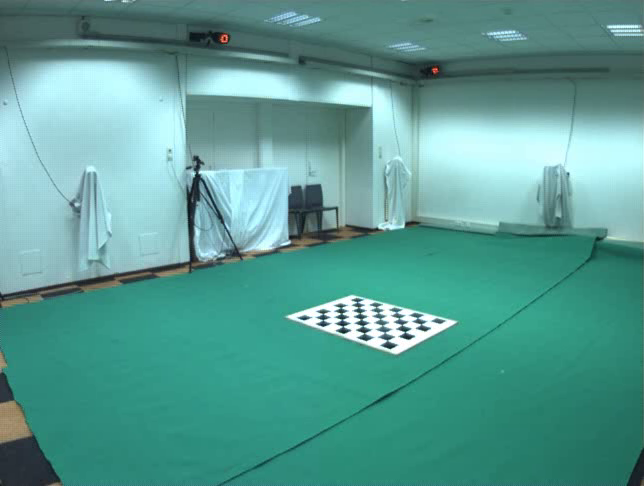
#> input picture frame 12 of data/cam1/checkerboard.avi, 644 x 486 px, given in place of background.avi, which was not available
$ python CameraConfig.py
#> lines starting #> are read from the running program, lines starting #| are printed output that depends on the picture
import cv2 as cv
import threading
import numpy as np
import random
import glm
import multiprocessing

campath = 'data/cam%d/intrinsics.xml'
boardpath = 'data/checkerboard.xml'
videopath = 'data/%s/%s.avi'
samplesize = 30

manual_position = np.zeros((4, 2), np.float32)
axis = np.float32([[3, 0, 0], [0, 3, 0], [0, 0, -3]]).reshape(-1, 3)


# axis *= self.cBSquareSize


# mouse click event
# [28 lines left out: functions click_event, draw, not called in this run]


class CameraConfig:
    _instance_lock = threading.Lock()

    mtx: dict = {}
    dist: dict = {}
    video: dict = {}
    cBWidth: int
    cBHeight: int
    cBSquareSize: int
    mask: dict = {}
    _rvecs: dict = {}
    _tvecs: dict = {}
    _cameraposition: dict = {}
    _rotation: dict = {}

    def __new__(cls, *args, **kwargs):
        if not hasattr(CameraConfig, "_instance"):
            with CameraConfig._instance_lock:
                if not hasattr(CameraConfig, "_instance"):
                    CameraConfig._instance = object.__new__(cls)
                    cls.load_parameter(cls)
        return CameraConfig._instance

    # read the checkerboard data from checkerboard.xml
    def load_parameter(self):
        fs = cv.FileStorage(boardpath, cv.FILE_STORAGE_READ)
        self.cBWidth = fs.getNode("CheckerBoardWidth").real()
        self.cBHeight = fs.getNode("CheckerBoardHeight").real()
        self.cBSquareSize = fs.getNode("CheckerBoardSquareSize").real()
        fs.release()
        for i in range(1, 5):
            fs = cv.FileStorage(campath % i, cv.FILE_STORAGE_READ)
            mtx = np.mat(fs.getNode("CameraMatrix").mat())
            self.mtx['cam%d' % i] = mtx
            dist = np.mat(fs.getNode("DistortionCoeffs").mat())
            self.dist['cam%d' % i] = dist
            fs.release()
        print('parameters loaded')

    # update the 'cname' file, if no input, update all
    # [23 lines left out: functions __update, save_xml, not called in this run]

    def load_xml(self):
        for i in range(1, 5):
            cname = 'cam%d' % i
            fs = cv.FileStorage('data/%s/config.xml' % cname, cv.FILE_STORAGE_READ)
            mtx = np.mat(fs.getNode("CameraMatrix").mat())
            self.mtx[cname] = mtx
            dist = np.mat(fs.getNode("DistortionCoeffs").mat())
            self.dist[cname] = dist
            rvecs = np.mat(fs.getNode("RVector").mat())
            self._rvecs[cname] = rvecs
            tvecs = np.mat(fs.getNode("TVector").mat())
            self._tvecs[cname] = tvecs
            fs.release()

    # [113 lines left out: functions mtx_dist_compute, rt_compute, not called in this run]

    def subtract_background(self, cname=[]):
        if not cname:
            for i in range(1, 5):
                self.subtract_background(cname='cam%d' % i)
#> call 2 of subtract_background, with cname = 'cam1'
#> in subtract_background, bg is the input picture: shape (486, 644, 3); mean B, G, R 147.5, 155.7, 89.3
#> in subtract_background (call 2), `mask = backSub.apply(fg)`: mask: shape (486, 644); every value is 0
#> in subtract_background (call 2), `label = np.array(spp.getLabels()) + 1`:
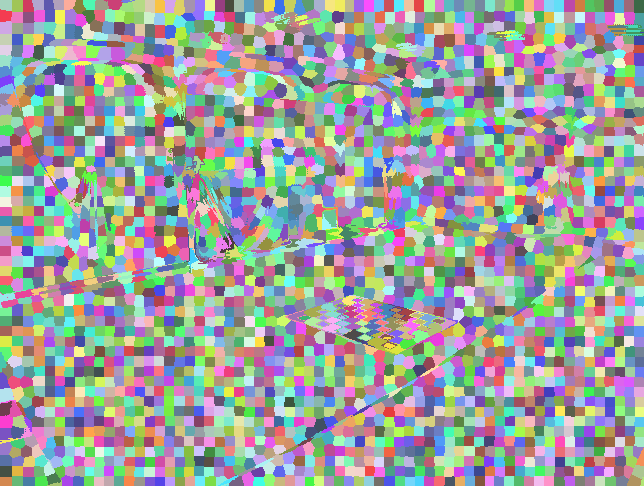
#> label: shape (486, 644) int32; 3072 distinct labels, from 1 to 3072; one colour per label, 0 black
#> in subtract_background (call 2), `mask_t = mask * label`: mask_t: shape (486, 644) int32; every value is 0
#> in subtract_background (call 2), `ret, mask = cv.threshold(mask, 0, 255, cv.THRESH_BINARY + cv.THRESH_OT..`: ret = 0
            return

        capbg = cv.VideoCapture(videopath % (cname, 'background'))
        capfg = cv.VideoCapture(videopath % (cname, 'video'))
        ret, bg = capbg.read()
        while not ret:
            ret, bg = capbg.read()
        ret, fg = capfg.read()
        while not ret:
            ret, fg = capfg.read()
        capbg.release()
        capfg.release()

        # bg = cv.GaussianBlur(bg, (3, 3), 0)
        # fg = cv.GaussianBlur(fg, (3, 3), 0)
        kernel = np.ones((5, 5), np.uint8)

        backSub = cv.createBackgroundSubtractorMOG2(detectShadows=True)
        for i in range(10):
            backSub.apply(bg)
        mask = backSub.apply(fg)
        mask[mask == 127] = 0

        # mask = cv.morphologyEx(mask, cv.MORPH_OPEN, kernel)
        # mask = cv.morphologyEx(mask, cv.MORPH_CLOSE, kernel)

        # using superpixel for dividing background accurately
        ths = 0.4  # the threshold of picking superpixels as foreground
        spp = cv.ximgproc.createSuperpixelLSC(fg)
        spp.iterate(10)
        label = np.array(spp.getLabels()) + 1
        mask[mask == 255] = 1
        mask_t = mask * label
        for i in range(label.min(), label.max() + 1):
            mask[label == i] = np.mean(mask_t[label == i]) / i
        ret, mask = cv.threshold(mask, 0, 255, cv.THRESH_BINARY + cv.THRESH_OTSU)
        mask[mask == 1] = 255
        # [7 lines of commented-out code are left out]

        mask[mask == 255] = 1
        self.mask[cname] = mask

    '''
    def voxel_pos(self, block_size):
        data = []
        imgp = []
        step = 5
        xrange = range(-15 * step, 15 * step)
        yrange = range(-15 * step, 15 * step)
        zrange = range(-15 * step, 15 * step)

        objp = np.zeros((len(xrange) * len(yrange) * len(zrange), 3), np.float32)
        objp[:, :3] = np.mgrid[xrange, yrange, zrange].T.reshape(-1, 3)
        objp /= step

        testrange = range(1, 5)

        for i in range(1, 5):
            imgpts, _ = cv.projectPoints(objp * self.cBSquareSize, self._rvecs['cam%d' % i], self._tvecs['cam%d' % i],
                                         self.mtx['cam%d' % i], self.dist['cam%d' % i])
            imgp.append(imgpts.astype(int))
        for i in range(objp.shape[0]):
            objpt = objp[i]
            score = 0
            for j in testrange:
                imgpts2 = imgp[j - 1][i][0]
                mask = self.mask['cam%d' % j]
                h, w = mask.shape[:2]
                if 0 <= imgpts2[0] < w and 0 <= imgpts2[1] < h:
                    score += mask[imgpts2[1]][imgpts2[0]]
            if score > 3:
                data.append([-objpt[0]*step, -objpt[2]*step, objpt[1]*step])

        return data
    '''

    # [104 lines left out: functions project_points, voxel_pos_mp, camera_position, roi, rot, not called in this run]


# for testing
cc = CameraConfig()
cc.load_xml()
# cc.save_xml()
# cc.mtx_dist_compute()
# cc.rt_compute()
cc.subtract_background()
# cc.camera_position()
# data = cc.voxel_pos(1.0)

$ run again, starting later in the video
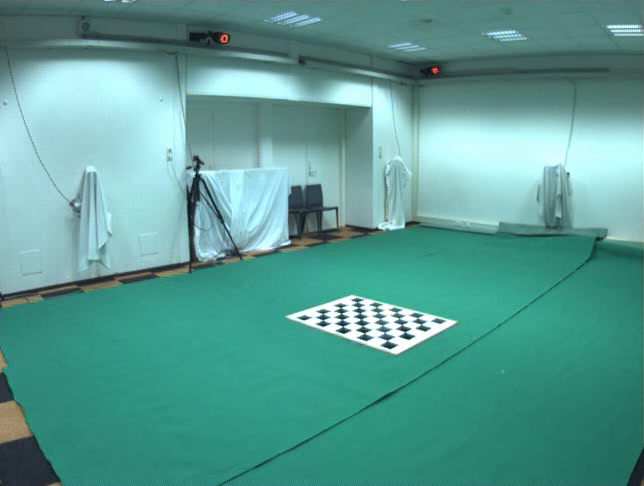
#> input picture frame 57 of data/cam1/checkerboard.avi, 644 x 486 px, given in place of background.avi, which was not available
#> in subtract_background, bg is the input picture: shape (486, 644, 3); mean B, G, R 147.5, 155.7, 89.3
#> mask: shape (486, 644); every value is 0
#> in subtract_background (call 2), `label = np.array(spp.getLabels()) + 1`:
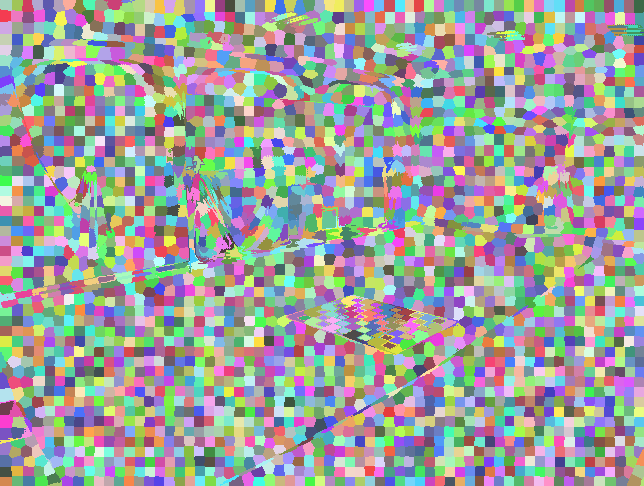
#> label: shape (486, 644) int32; 3072 distinct labels, from 1 to 3072; one colour per label, 0 black
#> mask_t: shape (486, 644) int32; every value is 0
#> ret = 0

$ run again, starting later in the video
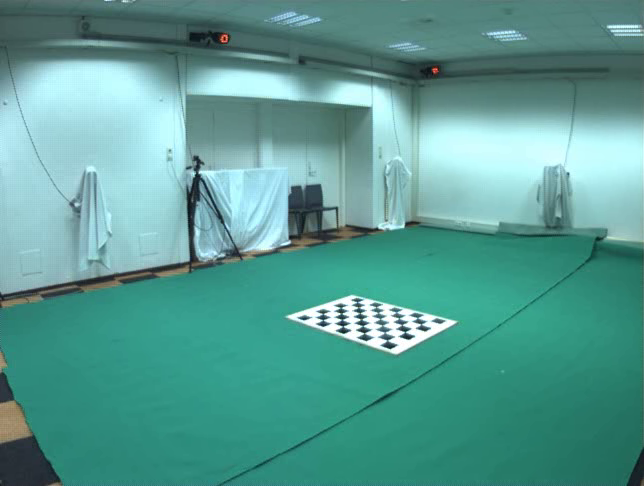
#> input picture frame 102 of data/cam1/checkerboard.avi, 644 x 486 px, given in place of background.avi, which was not available
#> in subtract_background, bg is the input picture: shape (486, 644, 3); mean B, G, R 147.5, 155.7, 89.2
#> mask: shape (486, 644); every value is 0
#> in subtract_background (call 2), `label = np.array(spp.getLabels()) + 1`:
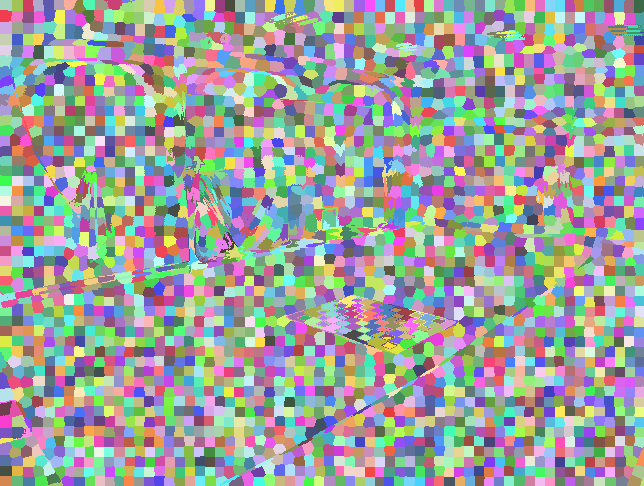
#> label: shape (486, 644) int32; 3072 distinct labels, from 1 to 3072; one colour per label, 0 black
#> mask_t: shape (486, 644) int32; every value is 0
#> ret = 0
